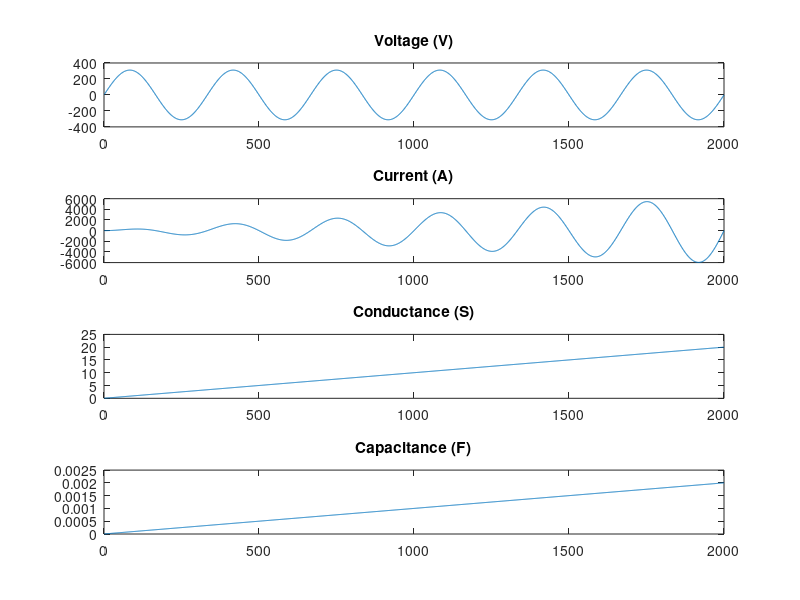

MATLAB code to generate this figure:
clear all;
close all;
clc;

Cycl = 6;       # 주기 수
Len = 2000;     # 데이터 길이
Vp = 311;       # 전압 진폭
w = 2*pi*Cycl/Len;

n = linspace(1,Len,Len); # 샘플번호

ag_t = 0.01
bg_t = 0.01
ac_t = 10^-6
bc_t = 10^-6

V = Vp*sin(w*n);         # 측정 전압
dVdn = w*Vp*cos(w*n);
Gtrue = ag_t*n + bg_t;         # G 참 값
Ctrue = ac_t*n + bc_t;     # C 참 값
dCdn = ac_t;

I = V.*Gtrue + dVdn.*Ctrue + dCdn.*V;   # 측정 전류


inputGraph = figure(1);
subplot(4,1,1);
plot(n,V);
title('Voltage (V)');
subplot(4,1,2);
plot(n,I);
title('Current (A)');
subplot(4,1,3);
plot(n, Gtrue);
title('Conductance (S)');
subplot(4,1,4);
plot(n, Ctrue);
title('Capacitance (F)');


# 입력 데이터
# 1) 전압 V, dVdn
# 2) 전류 I
# 출력 데이터
# 1) 컨덕턴스 Gr
# 2) 캐패시턴스 Cr
# 3) 오차율(참 값: G, C, 측정 값: Gr, Cr)

ag_r = 1;
bg_r = 1;
ac_r = 1;
bc_r = 1;

Gk = @(k,a,b) a*k + b;
Ck = @(k,a,b) a*k + b;
dCk = @(k,a,b) a;

Ik = @(k,ag,bg,ac,bc,v,i,dvdt) ( Gk(k,ag,bg) + dCk(k,ac,bc) )/v + Ck(k,ac,bc)*dvdt;

Mk = @(i) [ (i+0)*V(i+0) V(i+0) V(i+0)+(i+0)*dVdn(i+0) dVdn(i+0);
            (i+1)*V(i+1) V(i+1) V(i+1)+(i+1)*dVdn(i+1) dVdn(i+1);
            (i+2)*V(i+2) V(i+2) V(i+2)+(i+2)*dVdn(i+2) dVdn(i+2);
            (i+3)*V(i+3) V(i+3) V(i+3)+(i+3)*dVdn(i+3) dVdn(i+3); ];
bk = @(i) [ I(i); I(i+1); I(i+2); I(i+3); ];

Result = inv(Mk(1))*bk(1)
ag_r = Result(1);
bg_r = Result(2);
ac_r = Result(3);
bc_r = Result(4);

tableFig = figure(2);
tableData = { ag_t, ag_r, round((ag_r-ag_t)/ag_t*100000)/1000;
              bg_t, bg_r, round((bg_r-bg_t)/bg_t*100000)/1000;
              ac_t, ac_r, round((ac_r-ac_t)/ac_t*100000)/1000;
              bc_t, bc_r, round((bc_r-bc_t)/bc_t*100000)/1000; };
columnNames = { 'true', 'result', 'error(%)' };
rowNames = { 'ag', 'bg', 'ac', 'bc' };
hTable = uitable('Data', tableData, ...
                 'ColumnName', columnNames, ...
                 'RowName', rowNames);

